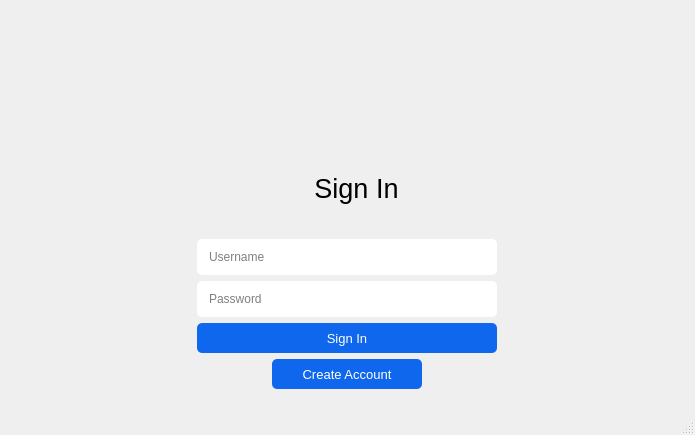
<?xml version="1.0" encoding="UTF-8"?>
<ui version="4.0">
 <class>Login</class>
 <widget class="QMainWindow" name="Login">
  <property name="geometry">
   <rect>
    <x>0</x>
    <y>0</y>
    <width>689</width>
    <height>435</height>
   </rect>
  </property>
  <property name="windowTitle">
   <string>Login</string>
  </property>
  <widget class="QWidget" name="centralwidget">
   <property name="styleSheet">
    <string notr="true"/>
   </property>
   <layout class="QGridLayout" name="gridLayout">
    <item row="0" column="0">
     <widget class="QGroupBox" name="groupBox">
      <property name="minimumSize">
       <size>
        <width>677</width>
        <height>384</height>
       </size>
      </property>
      <property name="maximumSize">
       <size>
        <width>677</width>
        <height>384</height>
       </size>
      </property>
      <property name="styleSheet">
       <string notr="true">QGroupBox{
border: 0;
}
</string>
      </property>
      <property name="title">
       <string/>
      </property>
      <property name="alignment">
       <set>Qt::AlignCenter</set>
      </property>
      <layout class="QVBoxLayout" name="verticalLayout">
       <item alignment="Qt::AlignHCenter">
        <widget class="QLabel" name="logo">
         <property name="minimumSize">
          <size>
           <width>261</width>
           <height>111</height>
          </size>
         </property>
         <property name="maximumSize">
          <size>
           <width>261</width>
           <height>111</height>
          </size>
         </property>
         <property name="text">
          <string/>
         </property>
         <property name="pixmap">
          <pixmap resource="Resource.qrc">:/images/Grubway.png</pixmap>
         </property>
         <property name="scaledContents">
          <bool>true</bool>
         </property>
         <property name="alignment">
          <set>Qt::AlignCenter</set>
         </property>
        </widget>
       </item>
       <item>
        <widget class="QLabel" name="label">
         <property name="minimumSize">
          <size>
           <width>677</width>
           <height>114</height>
          </size>
         </property>
         <property name="maximumSize">
          <size>
           <width>677</width>
           <height>114</height>
          </size>
         </property>
         <property name="font">
          <font>
           <pointsize>20</pointsize>
          </font>
         </property>
         <property name="text">
          <string>Sign In</string>
         </property>
         <property name="alignment">
          <set>Qt::AlignCenter</set>
         </property>
        </widget>
       </item>
       <item alignment="Qt::AlignHCenter">
        <widget class="QLineEdit" name="usernameInput">
         <property name="enabled">
          <bool>true</bool>
         </property>
         <property name="minimumSize">
          <size>
           <width>300</width>
           <height>36</height>
          </size>
         </property>
         <property name="maximumSize">
          <size>
           <width>300</width>
           <height>36</height>
          </size>
         </property>
         <property name="styleSheet">
          <string notr="true">QLineEdit{
    padding: 10px;
    border-radius: 5px;
    }</string>
         </property>
         <property name="placeholderText">
          <string>Username</string>
         </property>
        </widget>
       </item>
       <item alignment="Qt::AlignHCenter">
        <widget class="QLineEdit" name="passwordInput">
         <property name="minimumSize">
          <size>
           <width>300</width>
           <height>36</height>
          </size>
         </property>
         <property name="maximumSize">
          <size>
           <width>300</width>
           <height>36</height>
          </size>
         </property>
         <property name="styleSheet">
          <string notr="true">QLineEdit{
    padding: 10px;
    border-radius: 5px;
    }</string>
         </property>
         <property name="echoMode">
          <enum>QLineEdit::Password</enum>
         </property>
         <property name="placeholderText">
          <string>Password</string>
         </property>
        </widget>
       </item>
       <item alignment="Qt::AlignHCenter">
        <widget class="QPushButton" name="LoginButton">
         <property name="minimumSize">
          <size>
           <width>300</width>
           <height>30</height>
          </size>
         </property>
         <property name="maximumSize">
          <size>
           <width>300</width>
           <height>30</height>
          </size>
         </property>
         <property name="font">
          <font>
           <pointsize>10</pointsize>
          </font>
         </property>
         <property name="styleSheet">
          <string notr="true">QPushButton{
    color: white;
    background-color: #0e67ed;
    border-radius: 5px;
    padding: 5px;
    }</string>
         </property>
         <property name="text">
          <string>Sign In</string>
         </property>
        </widget>
       </item>
       <item alignment="Qt::AlignHCenter">
        <widget class="QPushButton" name="RegisterButton">
         <property name="minimumSize">
          <size>
           <width>150</width>
           <height>30</height>
          </size>
         </property>
         <property name="maximumSize">
          <size>
           <width>150</width>
           <height>30</height>
          </size>
         </property>
         <property name="font">
          <font>
           <pointsize>10</pointsize>
          </font>
         </property>
         <property name="styleSheet">
          <string notr="true">QPushButton{
    color: white;
    background-color: #0e67ed;
    border-radius: 5px;
    padding: 5px;
    }</string>
         </property>
         <property name="text">
          <string>Create Account</string>
         </property>
        </widget>
       </item>
      </layout>
     </widget>
    </item>
   </layout>
  </widget>
  <widget class="QMenuBar" name="menubar">
   <property name="geometry">
    <rect>
     <x>0</x>
     <y>0</y>
     <width>689</width>
     <height>17</height>
    </rect>
   </property>
  </widget>
  <widget class="QStatusBar" name="statusbar"/>
 </widget>
 <resources>
  <include location="Resource.qrc"/>
 </resources>
 <connections/>
</ui>
